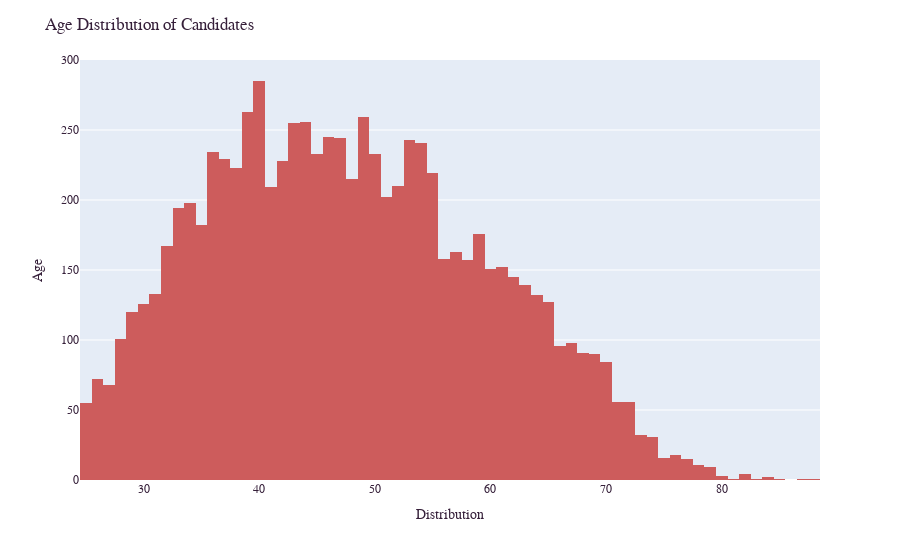

The notebook cell this image was saved under:
### Code cell
# Visualize the age distribution of candidates
age_distribution_fig = px.histogram(df, 
                                    x="AGE",
                                    color_discrete_sequence=['indianred'])
age_distribution_fig.update_layout(title_text='Age Distribution of Candidates',
                                   xaxis_title="Distribution",
                                   yaxis_title="Age")
age_distribution_fig.update_layout(font_family="Courier New",
                                   font_color="#351f39",
                                   title_font_family="Courier New",
                                   title_font_color="#351f39")
age_distribution_fig.show()

### Figure 1 — Plotly figure (JSON) as saved in the notebook; plotly's stock layout.template omitted (floating-point values rounded to 4 significant figures; data arrays with more than 128 entries replaced by an {"elided": "..."} marker saying what was removed)
{"data": [{"alignmentgroup": "True", "bingroup": "x", "hovertemplate": "AGE=%{x}<br>count=%{y}<extra></extra>", "legendgroup": "", "marker": {"color": "indianred", "pattern": {"shape": ""}}, "name": "", "offsetgroup": "", "orientation": "v", "showlegend": false, "type": "histogram", "x": {"elided": "8359 int values"}, "xaxis": "x", "yaxis": "y"}], "layout": {"barmode": "relative", "font": {"color": "#351f39", "family": "Courier New"}, "legend": {"tracegroupgap": 0}, "margin": {"t": 60}, "title": {"font": {"color": "#351f39", "family": "Courier New"}, "text": "Age Distribution of Candidates"}, "xaxis": {"anchor": "y", "domain": [0, 1], "title": {"text": "Distribution"}}, "yaxis": {"anchor": "x", "domain": [0, 1], "title": {"text": "Age"}}}}
